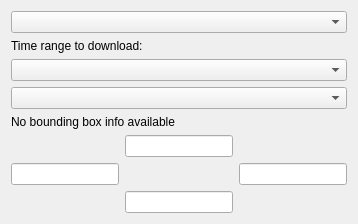
             <widget class="QWidget" name="tab_WCS_2">
              <attribute name="title">
               <string>WCS</string>
              </attribute>
              <layout class="QGridLayout" name="gridLayout_11">
               <item row="0" column="0">
                <layout class="QVBoxLayout" name="tab_WCS_layout_2">
                 <item>
                  <widget class="QComboBox" name="combo_wcs_coverage_2"/>
                 </item>
                 <item>
                  <widget class="QLabel" name="WCSLabelTimeRange_2">
                   <property name="maximumSize">
                    <size>
                     <width>16777215</width>
                     <height>25</height>
                    </size>
                   </property>
                   <property name="text">
                    <string>Time range to download:</string>
                   </property>
                  </widget>
                 </item>
                 <item>
                  <widget class="QComboBox" name="combo_wcs_time_2">
                   <property name="toolTip">
                    <string>First time value to download for this layer</string>
                   </property>
                  </widget>
                 </item>
                 <item>
                  <widget class="QComboBox" name="combo_wcs_time_last_2">
                   <property name="toolTip">
                    <string>Last time value to download for this layer
(If set, will download all the layers between the first and last times)</string>
                   </property>
                  </widget>
                 </item>
                 <item>
                  <widget class="QLabel" name="WCSBoundingBoxInfo_2">
                   <property name="text">
                    <string>No bounding box info available</string>
                   </property>
                  </widget>
                 </item>
                 <item>
                  <layout class="QGridLayout" name="WCS_Bounds_2">
                   <item row="2" column="1">
                    <widget class="QLineEdit" name="WCS_southBound_2"/>
                   </item>
                   <item row="0" column="1">
                    <widget class="QLineEdit" name="WCS_northBound_2"/>
                   </item>
                   <item row="1" column="0">
                    <widget class="QLineEdit" name="WCS_westBound_2"/>
                   </item>
                   <item row="1" column="2">
                    <widget class="QLineEdit" name="WCS_eastBound_2"/>
                   </item>
                  </layout>
                 </item>
                </layout>
               </item>
              </layout>
             </widget>
